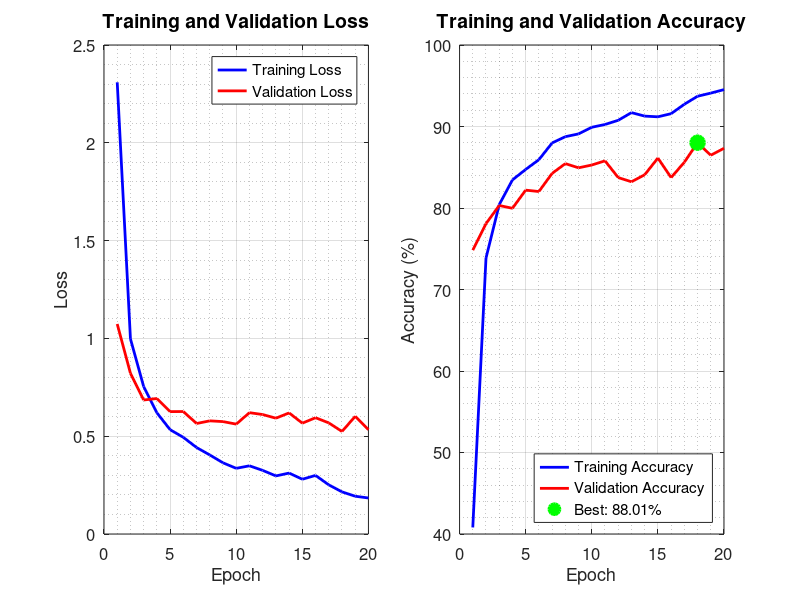

Write MATLAB code to recreate this figure. (Note: this script raises an error after producing the figure.)
%% plot_training.m
% MATLAB脚本 - 读取训练历史数据并绘制高质量曲线图
% 使用方法: 在MATLAB中运行此脚本, 确保 training_history.mat 在同一目录下
%
% 图片来源: 实验数据由Python训练代码生成, MATLAB脚本自行编写

clear; clc; close all;

%% 1. 加载数据
data = load('training_history.mat');
epoch = data.epoch;
train_loss = data.train_loss;
val_loss = data.val_loss;
train_acc = data.train_acc;
val_acc = data.val_acc;

%% 2. 绘图设置
set(0, 'DefaultAxesFontSize', 12);
set(0, 'DefaultTextFontSize', 12);
set(0, 'DefaultLineLineWidth', 2);

%% 3. 绘制损失曲线和准确率曲线
figure('Position', [100, 100, 1200, 450]);

% ---- 左图: 损失曲线 ----
subplot(1, 2, 1);
plot(epoch, train_loss, 'b-', 'LineWidth', 2, 'DisplayName', 'Training Loss');
hold on;
plot(epoch, val_loss, 'r-', 'LineWidth', 2, 'DisplayName', 'Validation Loss');
xlabel('Epoch', 'FontSize', 13);
ylabel('Loss', 'FontSize', 13);
title('Training and Validation Loss', 'FontSize', 14, 'FontWeight', 'bold');
legend('Location', 'northeast', 'FontSize', 11);
grid on;
grid minor;
hold off;

% ---- 右图: 准确率曲线 ----
subplot(1, 2, 2);
plot(epoch, train_acc, 'b-', 'LineWidth', 2, 'DisplayName', 'Training Accuracy');
hold on;
plot(epoch, val_acc, 'r-', 'LineWidth', 2, 'DisplayName', 'Validation Accuracy');
xlabel('Epoch', 'FontSize', 13);
ylabel('Accuracy (%)', 'FontSize', 13);
title('Training and Validation Accuracy', 'FontSize', 14, 'FontWeight', 'bold');
legend('Location', 'southeast', 'FontSize', 11);
grid on;
grid minor;

% 标记最佳验证准确率
[best_acc, best_idx] = max(val_acc);
hold on;
plot(epoch(best_idx), best_acc, 'go', 'MarkerSize', 10, ...
     'MarkerFaceColor', 'g', 'DisplayName', sprintf('Best: %.2f%%', best_acc));
hold off;

%% 4. 保存图片
sgtitle('ResNet-50 迁移学习 - 24种水果分类训练曲线', 'FontSize', 16, 'FontWeight', 'bold');
saveas(gcf, 'training_history_matlab.png');
fprintf('图片已保存: training_history_matlab.png\n');
fprintf('最佳验证准确率: %.2f%% (Epoch %d)\n', best_acc, epoch(best_idx));

%% 5. 打印数值表格
fprintf('\n===== 训练日志 =====\n');
fprintf('%-8s %-14s %-14s %-14s %-14s\n', 'Epoch', 'Train Loss', 'Val Loss', 'Train Acc%', 'Val Acc%');
fprintf('%s\n', repmat('-', 1, 65));
for i = 1:length(epoch)
    fprintf('%-8d %-14.4f %-14.4f %-14.2f %-14.2f\n', ...
        epoch(i), train_loss(i), val_loss(i), train_acc(i), val_acc(i));
end
